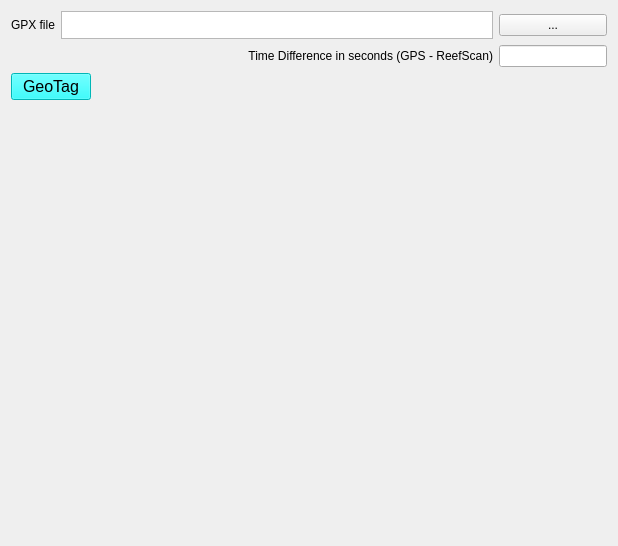
<?xml version="1.0" encoding="UTF-8"?>
<ui version="4.0">
 <class>Form</class>
 <widget class="QWidget" name="Form">
  <property name="geometry">
   <rect>
    <x>0</x>
    <y>0</y>
    <width>618</width>
    <height>546</height>
   </rect>
  </property>
  <property name="sizePolicy">
   <sizepolicy hsizetype="Expanding" vsizetype="Preferred">
    <horstretch>0</horstretch>
    <verstretch>0</verstretch>
   </sizepolicy>
  </property>
  <property name="windowTitle">
   <string>Form</string>
  </property>
  <layout class="QGridLayout" name="gridLayout" columnstretch="0,0,0">
   <item row="14" column="0" colspan="2">
    <widget class="QPushButton" name="geotagButton">
     <property name="sizePolicy">
      <sizepolicy hsizetype="Fixed" vsizetype="Fixed">
       <horstretch>0</horstretch>
       <verstretch>0</verstretch>
      </sizepolicy>
     </property>
     <property name="minimumSize">
      <size>
       <width>0</width>
       <height>0</height>
      </size>
     </property>
     <property name="font">
      <font>
       <pointsize>12</pointsize>
      </font>
     </property>
     <property name="styleSheet">
      <string notr="true">background-color: cyan;</string>
     </property>
     <property name="text">
      <string>GeoTag</string>
     </property>
    </widget>
   </item>
   <item row="15" column="0">
    <spacer name="verticalSpacer">
     <property name="orientation">
      <enum>Qt::Vertical</enum>
     </property>
     <property name="sizeHint" stdset="0">
      <size>
       <width>20</width>
       <height>40</height>
      </size>
     </property>
    </spacer>
   </item>
   <item row="7" column="0">
    <widget class="QLabel" name="label_4">
     <property name="text">
      <string>GPX file</string>
     </property>
    </widget>
   </item>
   <item row="7" column="2">
    <widget class="QPushButton" name="openGpxButton">
     <property name="text">
      <string>...</string>
     </property>
    </widget>
   </item>
   <item row="7" column="1">
    <widget class="QTextEdit" name="textGpxFile">
     <property name="sizePolicy">
      <sizepolicy hsizetype="Expanding" vsizetype="Fixed">
       <horstretch>0</horstretch>
       <verstretch>0</verstretch>
      </sizepolicy>
     </property>
     <property name="maximumSize">
      <size>
       <width>16777215</width>
       <height>28</height>
      </size>
     </property>
    </widget>
   </item>
   <item row="8" column="2">
    <widget class="QLineEdit" name="timeDifferenceEdit">
     <property name="sizePolicy">
      <sizepolicy hsizetype="Fixed" vsizetype="Fixed">
       <horstretch>0</horstretch>
       <verstretch>0</verstretch>
      </sizepolicy>
     </property>
    </widget>
   </item>
   <item row="8" column="0" colspan="2">
    <widget class="QLabel" name="label">
     <property name="text">
      <string>Time Difference in seconds (GPS - ReefScan)</string>
     </property>
     <property name="alignment">
      <set>Qt::AlignRight|Qt::AlignTrailing|Qt::AlignVCenter</set>
     </property>
    </widget>
   </item>
  </layout>
 </widget>
 <resources/>
 <connections/>
</ui>
